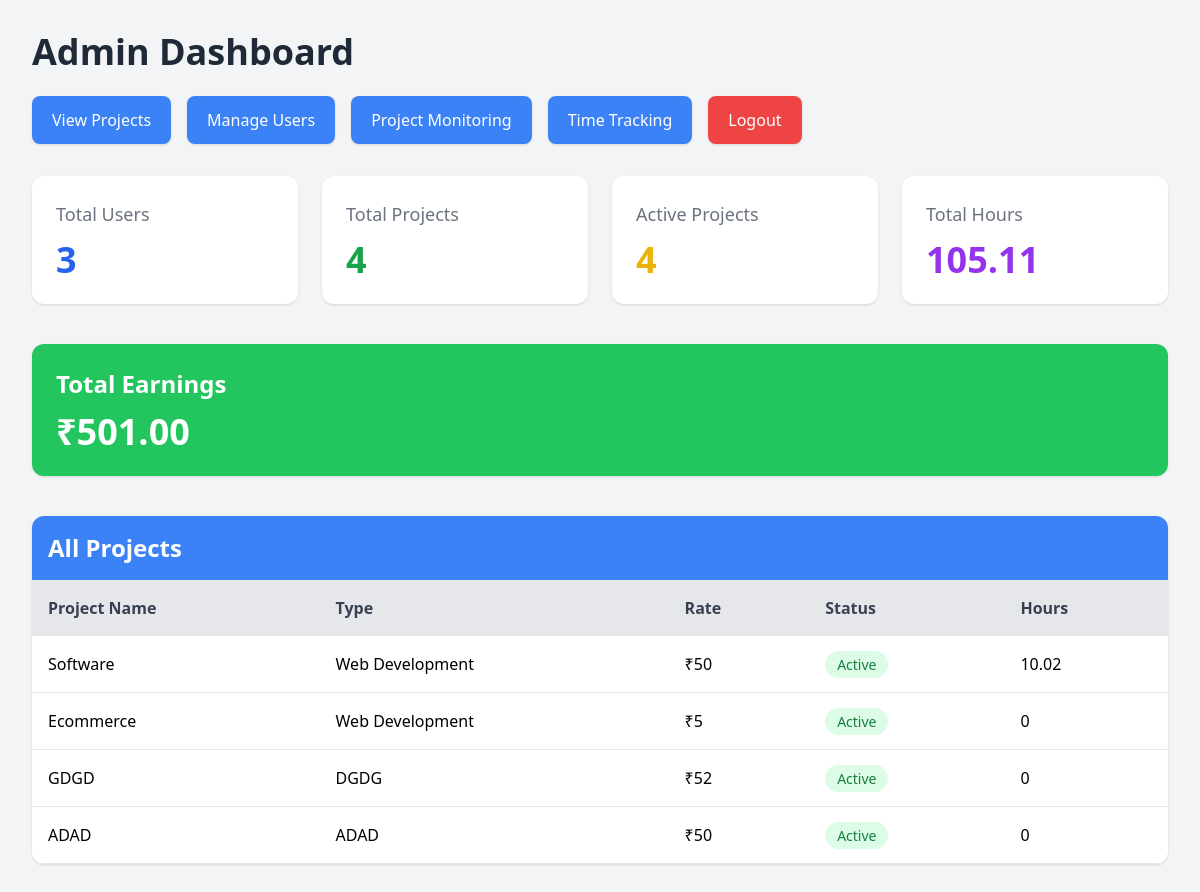
Page / (signed in) on the earlier database version.
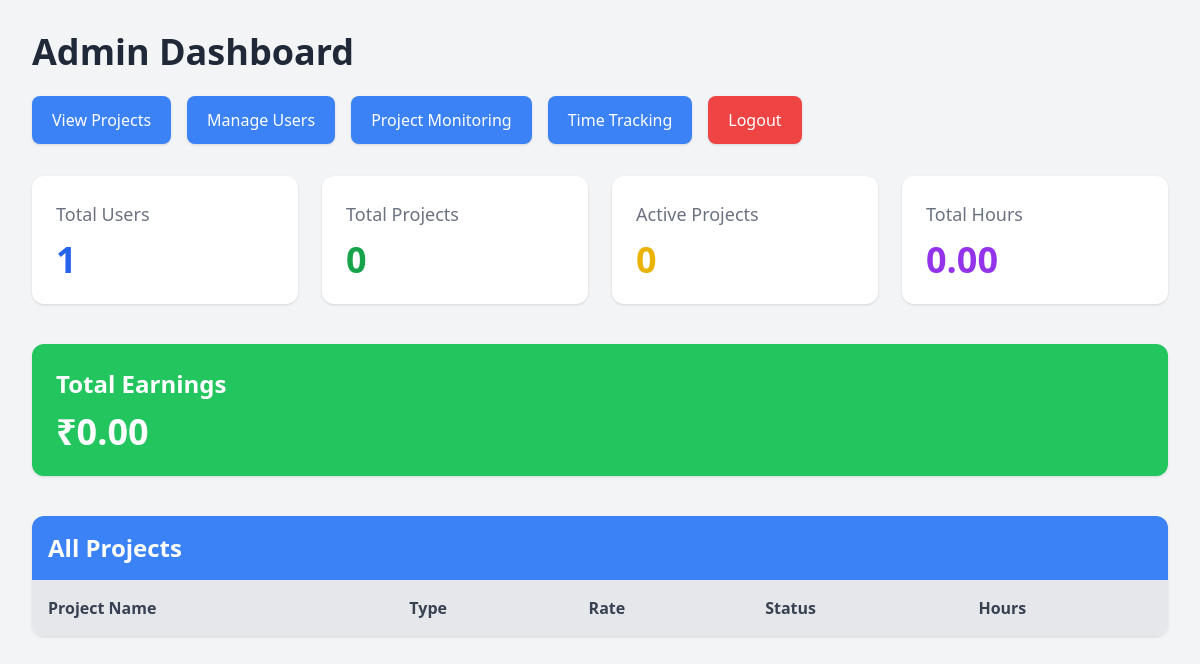
Same page on the later database version.
### tables this page shows
CREATE TABLE projects(
        id INTEGER PRIMARY KEY AUTOINCREMENT,
        name TEXT,
        type TEXT,
        rate INTEGER,
        status TEXT,
        user_id INTEGER
    , created_at TIMESTAMP, deadline TEXT, description TEXT);

### app.py (the view)
@app.route("/")
@login_required
def dashboard():
    if session["role"] == "admin":
        return admin_dashboard()
    else:
        return freelancer_dashboard()

### app.py (called while the page is built)
def login_required(f):
    @wraps(f)
    def decorated_function(*args, **kwargs):
        if "user_id" not in session:
            return redirect("/login")
        return f(*args, **kwargs)
    return decorated_function

### database.py (called while the page is built)
def get_db_connection():
    conn = sqlite3.connect(DATABASE_PATH)
    conn.row_factory = sqlite3.Row
    return conn

def close_db_connection(conn):
    if conn:
        conn.close()

### templates/admin_dashboard.html (shortened to what the changed rows need)
<!DOCTYPE html>
<html>
<head>
<script src="https://cdn.tailwindcss.com"></script>
</head>
<body class="bg-gray-100">
<div class="p-8">
    <h1 class="text-4xl font-bold mb-6 text-gray-800">
        Admin Dashboard
    </h1>
    <div class="grid grid-cols-1 md:grid-cols-2 lg:grid-cols-4 gap-6 mb-10">
        <div class="bg-white p-6 rounded-xl shadow">
            <h2 class="text-gray-500 text-lg">
                Total Users
            </h2>
            <p class="text-4xl font-bold text-blue-600 mt-3">
                {{ total_users }}
            </p>
        </div>
        <div class="bg-white p-6 rounded-xl shadow">
            <h2 class="text-gray-500 text-lg">
                Total Projects
            </h2>
            <p class="text-4xl font-bold text-green-600 mt-3">
                {{ total_projects }}
            </p>
        </div>
        <div class="bg-white p-6 rounded-xl shadow">
            <h2 class="text-gray-500 text-lg">
                Active Projects
            </h2>
            <p class="text-4xl font-bold text-yellow-500 mt-3">
                {{ active_projects }}
            </p>
        </div>
        <div class="bg-white p-6 rounded-xl shadow">
            <h2 class="text-gray-500 text-lg">
                Total Hours
            </h2>
            <p class="text-4xl font-bold text-purple-600 mt-3">
                {{ "%.2f"|format(total_hours) }}
            </p>
        </div>
    </div>
    <div class="bg-green-500 text-white p-6 rounded-xl shadow mb-10">
        <h2 class="text-2xl font-bold">
            Total Earnings
        </h2>
        <p class="text-4xl font-bold mt-3">
            ₹{{  "%.2f"|format(total_earnings) }}
        </p>
    </div>
    <div class="bg-white rounded-xl shadow overflow-hidden">
        <div class="bg-blue-500 text-white p-4">
            <h2 class="text-2xl font-bold">
                All Projects
            </h2>
        </div>
        <table class="w-full">
            <tr class="bg-gray-200 text-gray-700">
                <th class="p-4 text-left">Project Name</th>
                <th class="p-4 text-left">Type</th>
                <th class="p-4 text-left">Rate</th>
                <th class="p-4 text-left">Status</th>
                <th class="p-4 text-left">Hours</th>
            </tr>
            {% for project in projects %}
            <tr class="border-b hover:bg-gray-50">
                <td class="p-4">
                    {{ project.name }}
                </td>
                <td class="p-4">
                    {{ project.type }}
                </td>
                <td class="p-4">
                    ₹{{ project.rate }}
                </td>
                <td class="p-4">
                    {% if project.status == "Active" %}
                    <span class="bg-green-100 text-green-700 px-3 py-1 rounded-full text-sm">
                        Active
                    </span>
                    {% elif project.status == "Completed" %}
                    <span class="bg-blue-100 text-blue-700 px-3 py-1 rounded-full text-sm">
                        Completed
                    </span>
                    {% elif project.status == "Inactive" %}
                    <span class="bg-gray-100 text-gray-700 px-3 py-1 rounded-full text-sm">
                        Inactive
                    </span>
                    {% else %}
                    <span class="bg-yellow-100 text-yellow-700 px-3 py-1 rounded-full text-sm">
                        {{ project.status }}
                    </span>
                    {% endif %}
                </td>
                <td class="p-4">
                    {{ project.total_hours }}
                </td>
            </tr>
            {% endfor %}
        </table>
    </div>
</div>
</body>
</html>

Differences in the rows shown:
removed projects: name "Software", type "Web Development", rate "50", status "Active", total_hours "10.02"
removed projects: name "Ecommerce", type "Web Development", rate "5", status "Active", total_hours "0"
removed projects: name "GDGD", type "DGDG", rate "52", status "Active", total_hours "0"
removed projects: name "ADAD", type "ADAD", rate "50", status "Active", total_hours "0"
Other differences:
{{ total_users }}: "3" → "1"
{{ total_projects }}: "4" → "0"
{{ active_projects }}: "4" → "0"
{{ "%.2f"|format(total_hours) }}: "105.11" → "0.00"
{{ "%.2f"|format(total_earnings) }}: "501.00" → "0.00"
